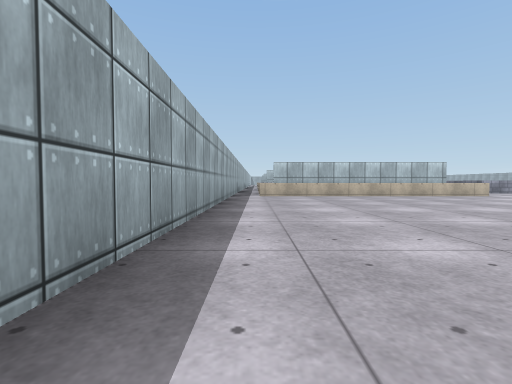
view 1 (above)

24 first-person views from a walk through a Unity game level. The camera is 0.4 m above the floor, tilts 2° down and sees 85° across. The floor is counted in squares, 1 m on a side. Each view is taken from the middle of a square. On the plan, view 1 faces up. The plan holds only what a view shows up to about 9 squares ahead; the rest is blank. The place goes on beyond the plan. Surface patterns are stand-ins for the level's own textures.

view 2
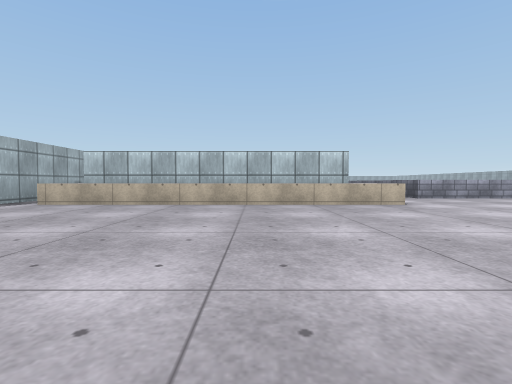

view 3
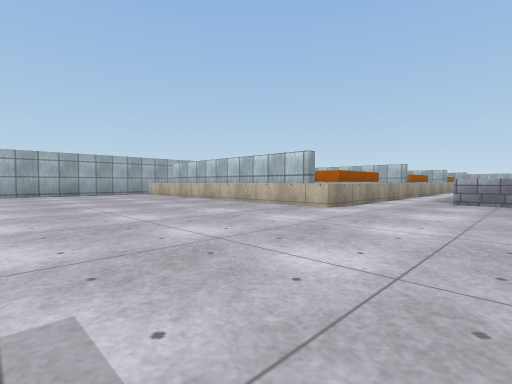

view 4
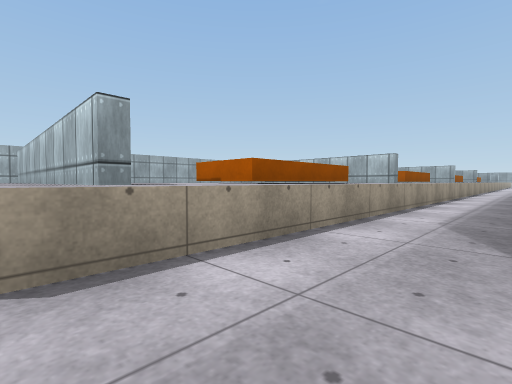

view 5
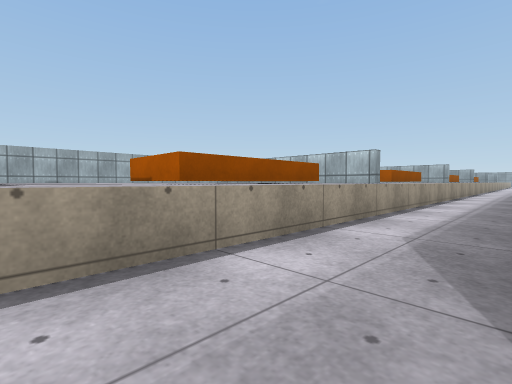

view 6
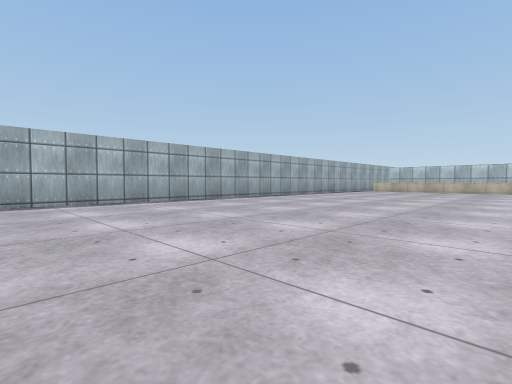

view 7
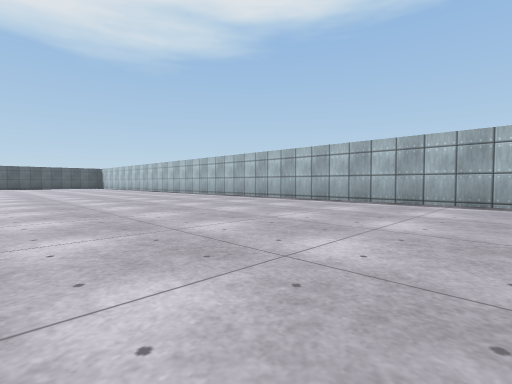

view 8
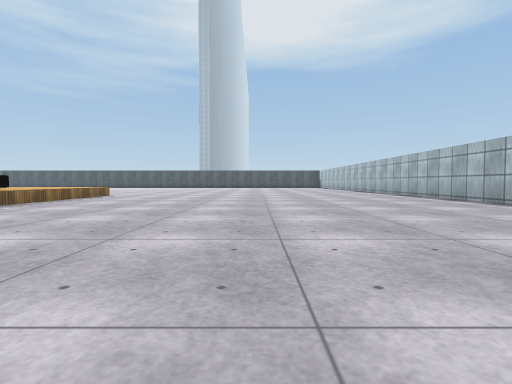

view 9
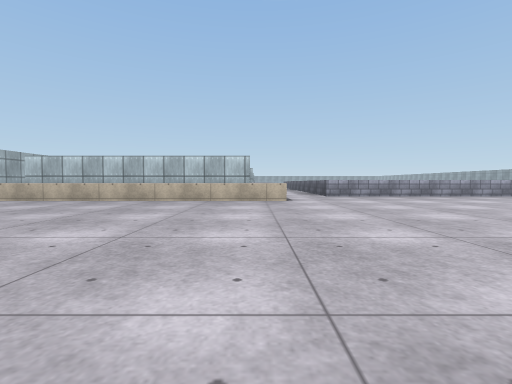

view 10
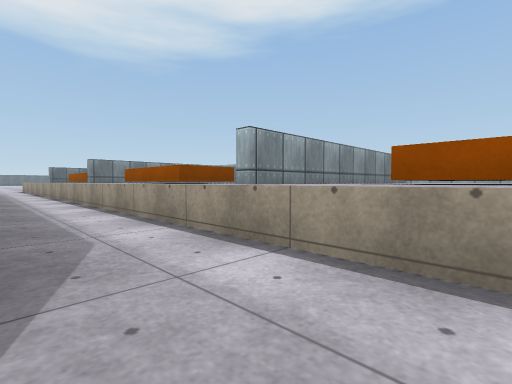

view 11
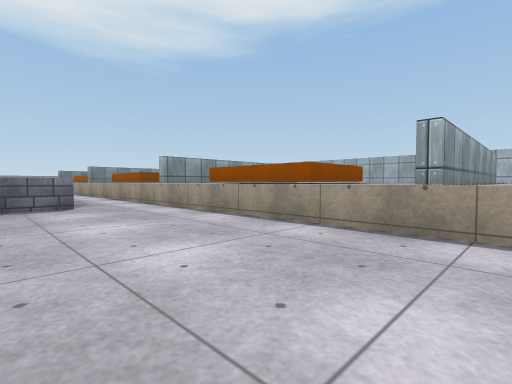

view 12
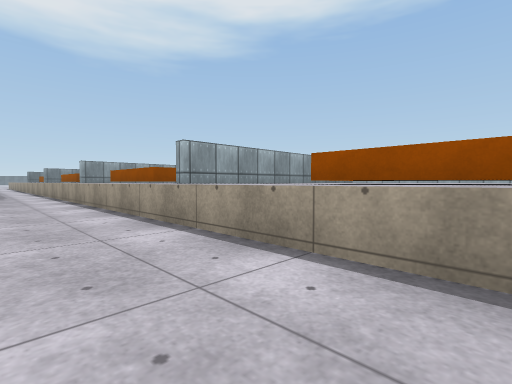

view 13
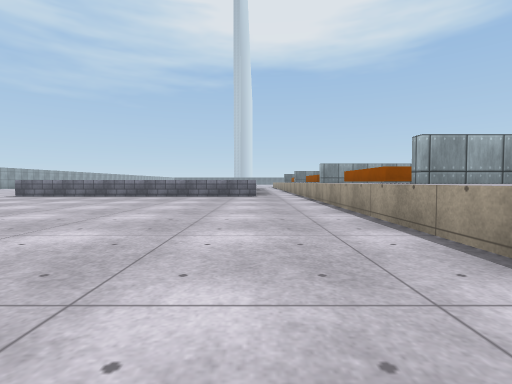

view 14
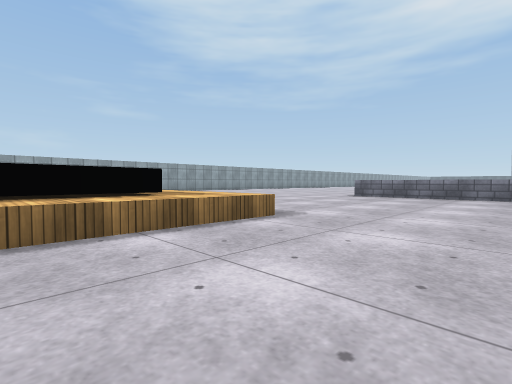

view 15
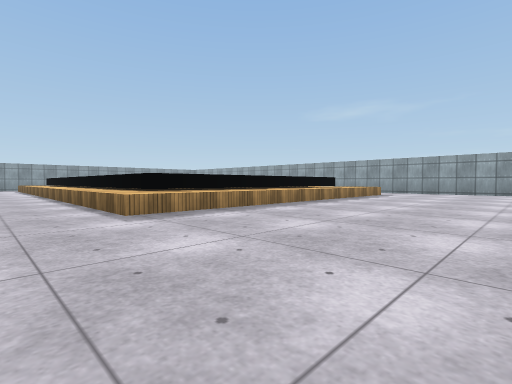

view 16
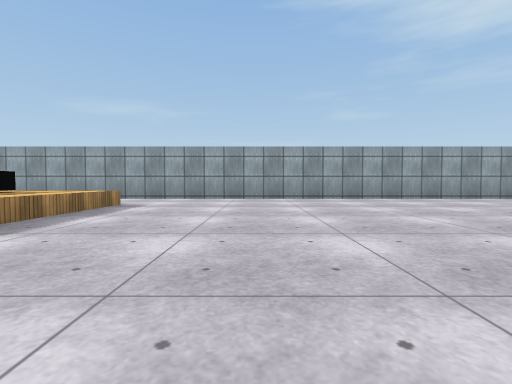

view 17
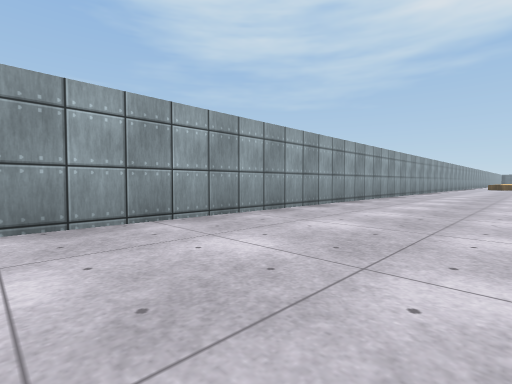

view 18
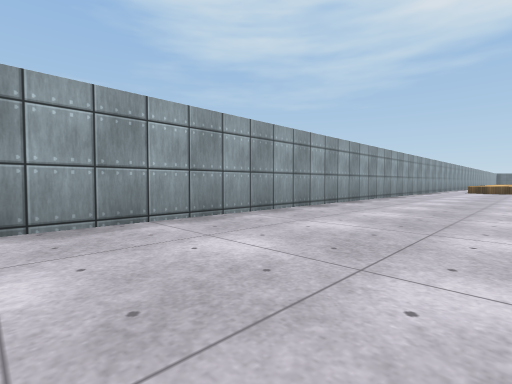

view 19
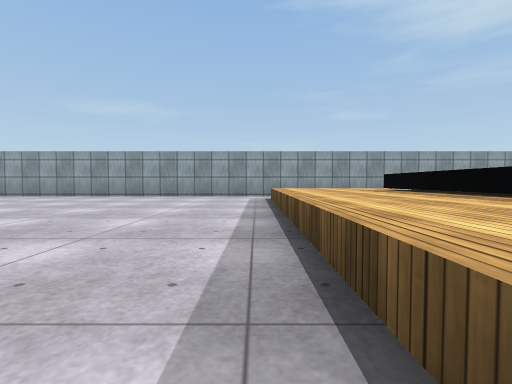

view 20
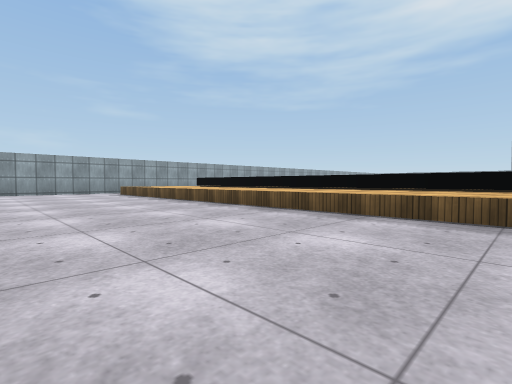

view 21
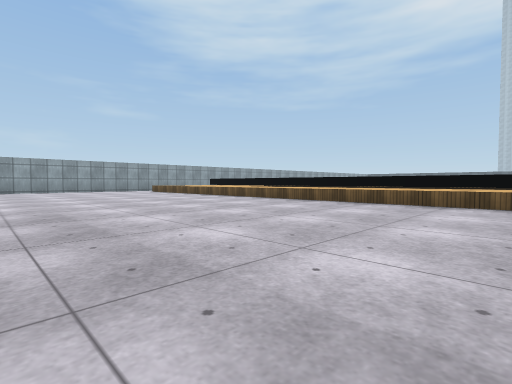

view 22
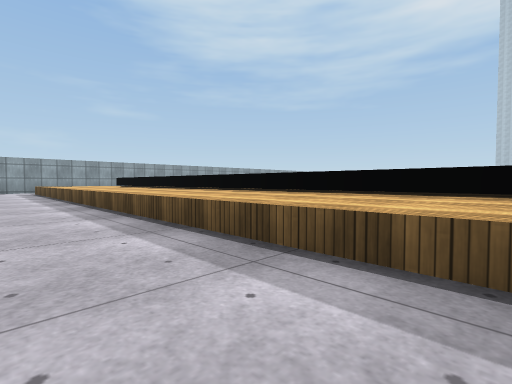

view 23
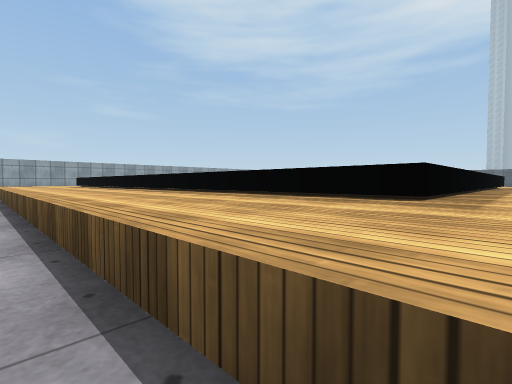

view 24
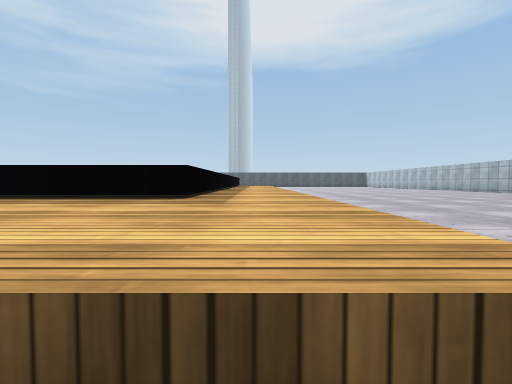

### Floor plan
Key: @ floor where view 1 was taken; # wall or solid block; . floor; ^ raised ledge.
Columns run from 1 left of view 1 to 23 right of it. Each row starts with its distance up from view 1.
 30   ^   #^..  ..^^        #
 29 # ^^  #^... ..^^^^^^^^  #
 28 #  ^^ ^^......^^^^^^^^^.#
 27 #  ^^^^^................#
 26 # ^^^^^^................#
 25 #   ^^^^................#
 24 #    ##^................#
 23 # ^  ##^.......... .....#
 22 # ^^  ^^.^^^^^^^.   ....#
 21 # ^^^^^^.^           ...#
 20        ^.^           ...#
 19      ^^^.^           ...#
 18       #^.^           ...#
 17       #^.^           ...#
 16       ^^.^           ...#
 15        ^.^           ...#
 14   ^^^^^^.^           ...#
 13 #    ^#^.^           ...#
 12 #   ^^#^.^           ...#
 11 #  ^^^#^.^           ...#
 10 # ^^^^^^.^^^^^^      ...#
  9 #^^^^^^^............ ...#
  8 #^^^^^^^................#
  7 #.......................#
  6 #.......................#
  5 #.......................#
  4 #.......................#
  3 #.........^^^^^^^^^^^^^.#
  2 #.........^^^^^^^^^^^^^.#
  1 #.........^^^^^^^^^^^^^.#
  0 #@........^^            #
 -1 #........ ^^
 -2 #........ ^^
 -3 #........ ^^
 -4 #.........^^
 -5 #.........^^
 -6 #.........^^
 -7 #.........^^

Where each view was taken, in squares from view 1:
view 1: 0 up, 0 right, facing up
view 2: 3 up, 4 right, facing up
view 3: 4 up, 9 right, facing up-left
view 4: 8 up, 8 right, facing up-left
view 5: 9 up, 8 right, facing up-left
view 6: 4 down, 5 right, facing up-left
view 7: 1 down, 5 right, facing down-left
view 8: 0 up, 4 right, facing down
view 9: 2 up, 6 right, facing up
view 10: 23 up, 8 right, facing down-left
view 11: 27 up, 9 right, facing down-left
view 12: 30 up, 8 right, facing down-left
view 13: 30 up, 8 right, facing down
view 14: 30 up, 11 right, facing down-right
view 15: 24 up, 12 right, facing up-right
view 16: 25 up, 16 right, facing right
view 17: 22 up, 20 right, facing down-right
view 18: 16 up, 20 right, facing down-right
view 19: 4 up, 15 right, facing right
view 20: 7 up, 12 right, facing down-right
view 21: 9 up, 10 right, facing down-right
view 22: 5 up, 10 right, facing down-right
view 23: 4 up, 9 right, facing down-right
view 24: 4 up, 9 right, facing down
